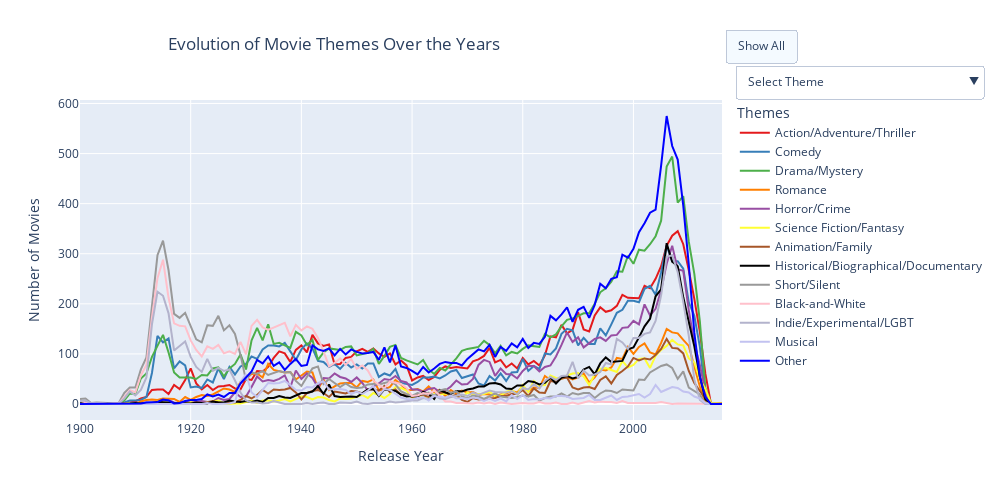

The cell this chart's notebook holds for it:
### Markdown cell above
#### Number of movies over the years

### Code cell
# Create an empty figure
fig = go.Figure()

# Add each theme as a trace
for theme in themes:
    if theme in theme_years_counts_pivot.columns:
        fig.add_trace(go.Scatter(
            x=theme_years_counts_pivot.index,  # x-axis is the release year
            y=theme_years_counts_pivot[theme],  # y-axis is the number of movies for each theme
            mode='lines',  # Use lines for the plot
            name=theme,  # Set the theme name for the legend
            line=dict(color=theme_colors.get(theme, 'gray')),  # Use color mapping for each theme
            hovertemplate='Year: %{x}<br>Number of Movies: %{y}<br>'  # Custom hover text
        ))

# Add buttons for hide/show functionality
visibility = [[True if i == idx else False for i in range(len(themes))]
              for idx in range(len(themes))]

# Define "Select Theme" button
select_theme_button = dict(
    label="Select Theme",  # Displayed as a label in the dropdown
    method=None,  # Non-interactive option
    args=[]  # No action associated with this
)

theme_buttons = [
    dict(
        label=theme,
        method="update",
        args=[
            {"visible": vis},  # Update visibility
            {"title": f"Evolution of {theme} Movies Over the Years"}  # Update title
        ]
    )
    for theme, vis in zip(themes, visibility)
]


# Combine "Select Theme" and theme-specific buttons
buttons = [select_theme_button] + theme_buttons

# Dropdown menu for individual themes
dropdown_menu = dict(
    type="dropdown",
    buttons=buttons,
    x=1.214,
    xanchor="center",
    y=1.11,
    yanchor="top",
)

# Button for "Show All" placed on the side
side_button = dict(
    type="buttons",
    buttons=[
        dict(
            label="Show All",
            method="update",
            args=[
                {"visible": [True] * len(themes)},
                {"title": "Evolution of Movie Themes Over the Years"}
            ]
        )
    ],
    x=1.005,  # Adjust position to place on the side
    xanchor="left",
    y=1.17,
    yanchor="middle",
)

# Update layout
fig.update_layout(
    updatemenus=[dropdown_menu, side_button],
    title={
        'text': 'Evolution of Movie Themes Over the Years',
        'x': 0.5,  # Center the title
        'xanchor': 'right'
    },
    title_x=0.5,
    barmode='stack',
    xaxis_title='Release Year',
    yaxis_title='Number of Movies',
    legend_title="Themes",
    height=500,
    width=1000,
)

# Show the interactive plot
fig.show()
fig.write_html('/Users/lilly-flore/Desktop/line_theme_year.html')

### Figure 1 — Plotly figure (JSON) as saved in the notebook; plotly's stock layout.template omitted (floating-point values rounded to 4 significant figures)
{"data": [{"hovertemplate": "Year: %{x}<br>Number of Movies: %{y}<br>", "line": {"color": "#e41a1c"}, "mode": "lines", "name": "Action/Adventure/Thriller", "type": "scatter", "x": [1900, 1901, 1902, 1903, 1905, 1906, 1907, 1908, 1909, 1910, 1911, 1912, 1913, 1914, 1915, 1916, 1917, 1918, 1919, 1920, 1921, 1922, 1923, 1924, 1925, 1926, 1927, 1928, 1929, 1930, 1931, 1932, 1933, 1934, 1935, 1936, 1937, 1938, 1939, 1940, 1941, 1942, 1943, 1944, 1945, 1946, 1947, 1948, 1949, 1950, 1951, 1952, 1953, 1954, 1955, 1956, 1957, 1958, 1959, 1960, 1961, 1962, 1963, 1964, 1965, 1966, 1967, 1968, 1969, 1970, 1971, 1972, 1973, 1974, 1975, 1976, 1977, 1978, 1979, 1980, 1981, 1982, 1983, 1984, 1985, 1986, 1987, 1988, 1989, 1990, 1991, 1992, 1993, 1994, 1995, 1996, 1997, 1998, 1999, 2000, 2001, 2002, 2003, 2004, 2005, 2006, 2007, 2008, 2009, 2010, 2011, 2012, 2013, 2014, 2015, 2016], "y": [0, 0, 0, 2, 0, 0, 0, 1, 3, 5, 11, 14, 28, 29, 29, 20, 38, 30, 48, 71, 41, 29, 38, 28, 35, 36, 38, 31, 29, 50, 48, 66, 65, 74, 92, 105, 101, 84, 108, 117, 103, 138, 121, 116, 119, 79, 80, 92, 94, 105, 110, 104, 111, 101, 94, 101, 79, 87, 77, 47, 53, 56, 48, 54, 68, 75, 72, 74, 73, 71, 85, 89, 96, 112, 83, 88, 73, 81, 71, 92, 79, 86, 77, 97, 135, 133, 158, 141, 148, 183, 149, 145, 177, 193, 184, 187, 196, 218, 212, 212, 211, 236, 231, 250, 275, 316, 336, 345, 319, 267, 210, 144, 60, 1, 2, 2]}, {"hovertemplate": "Year: %{x}<br>Number of Movies: %{y}<br>", "line": {"color": "#377eb8"}, "mode": "lines", "name": "Comedy", "type": "scatter", "x": [1900, 1901, 1902, 1903, 1905, 1906, 1907, 1908, 1909, 1910, 1911, 1912, 1913, 1914, 1915, 1916, 1917, 1918, 1919, 1920, 1921, 1922, 1923, 1924, 1925, 1926, 1927, 1928, 1929, 1930, 1931, 1932, 1933, 1934, 1935, 1936, 1937, 1938, 1939, 1940, 1941, 1942, 1943, 1944, 1945, 1946, 1947, 1948, 1949, 1950, 1951, 1952, 1953, 1954, 1955, 1956, 1957, 1958, 1959, 1960, 1961, 1962, 1963, 1964, 1965, 1966, 1967, 1968, 1969, 1970, 1971, 1972, 1973, 1974, 1975, 1976, 1977, 1978, 1979, 1980, 1981, 1982, 1983, 1984, 1985, 1986, 1987, 1988, 1989, 1990, 1991, 1992, 1993, 1994, 1995, 1996, 1997, 1998, 1999, 2000, 2001, 2002, 2003, 2004, 2005, 2006, 2007, 2008, 2009, 2010, 2011, 2012, 2013, 2014, 2015, 2016], "y": [2, 4, 0, 0, 0, 1, 0, 3, 7, 7, 8, 14, 62, 136, 123, 131, 71, 85, 77, 33, 35, 32, 49, 43, 71, 50, 74, 59, 75, 80, 95, 90, 109, 117, 117, 115, 122, 105, 88, 109, 121, 111, 86, 84, 74, 80, 70, 82, 73, 79, 71, 81, 81, 54, 61, 57, 70, 42, 40, 38, 44, 53, 53, 55, 51, 57, 65, 68, 52, 55, 59, 41, 37, 56, 47, 61, 46, 63, 64, 90, 66, 76, 70, 101, 99, 111, 140, 150, 147, 117, 132, 120, 120, 151, 137, 159, 182, 188, 206, 206, 203, 230, 236, 218, 263, 316, 285, 285, 270, 203, 176, 114, 19, 1, 0, 0]}, {"hovertemplate": "Year: %{x}<br>Number of Movies: %{y}<br>", "line": {"color": "#4daf4a"}, "mode": "lines", "name": "Drama/Mystery", "type": "scatter", "x": [1900, 1901, 1902, 1903, 1905, 1906, 1907, 1908, 1909, 1910, 1911, 1912, 1913, 1914, 1915, 1916, 1917, 1918, 1919, 1920, 1921, 1922, 1923, 1924, 1925, 1926, 1927, 1928, 1929, 1930, 1931, 1932, 1933, 1934, 1935, 1936, 1937, 1938, 1939, 1940, 1941, 1942, 1943, 1944, 1945, 1946, 1947, 1948, 1949, 1950, 1951, 1952, 1953, 1954, 1955, 1956, 1957, 1958, 1959, 1960, 1961, 1962, 1963, 1964, 1965, 1966, 1967, 1968, 1969, 1970, 1971, 1972, 1973, 1974, 1975, 1976, 1977, 1978, 1979, 1980, 1981, 1982, 1983, 1984, 1985, 1986, 1987, 1988, 1989, 1990, 1991, 1992, 1993, 1994, 1995, 1996, 1997, 1998, 1999, 2000, 2001, 2002, 2003, 2004, 2005, 2006, 2007, 2008, 2009, 2010, 2011, 2012, 2013, 2014, 2015, 2016], "y": [0, 1, 0, 0, 0, 1, 0, 7, 21, 20, 51, 61, 94, 116, 138, 103, 63, 53, 53, 53, 50, 58, 57, 71, 73, 55, 71, 80, 99, 69, 127, 152, 127, 159, 120, 122, 117, 112, 144, 137, 118, 128, 88, 103, 111, 109, 108, 114, 115, 97, 100, 102, 110, 80, 96, 114, 118, 92, 87, 83, 79, 88, 69, 60, 72, 67, 78, 91, 106, 110, 112, 114, 126, 118, 101, 116, 97, 104, 101, 110, 117, 115, 114, 140, 133, 139, 155, 168, 171, 176, 181, 181, 200, 223, 231, 244, 265, 264, 296, 280, 308, 306, 319, 335, 366, 474, 494, 402, 415, 324, 260, 165, 32, 2, 0, 0]}, {"hovertemplate": "Year: %{x}<br>Number of Movies: %{y}<br>", "line": {"color": "#ff7f00"}, "mode": "lines", "name": "Romance", "type": "scatter", "x": [1900, 1901, 1902, 1903, 1905, 1906, 1907, 1908, 1909, 1910, 1911, 1912, 1913, 1914, 1915, 1916, 1917, 1918, 1919, 1920, 1921, 1922, 1923, 1924, 1925, 1926, 1927, 1928, 1929, 1930, 1931, 1932, 1933, 1934, 1935, 1936, 1937, 1938, 1939, 1940, 1941, 1942, 1943, 1944, 1945, 1946, 1947, 1948, 1949, 1950, 1951, 1952, 1953, 1954, 1955, 1956, 1957, 1958, 1959, 1960, 1961, 1962, 1963, 1964, 1965, 1966, 1967, 1968, 1969, 1970, 1971, 1972, 1973, 1974, 1975, 1976, 1977, 1978, 1979, 1980, 1981, 1982, 1983, 1984, 1985, 1986, 1987, 1988, 1989, 1990, 1991, 1992, 1993, 1994, 1995, 1996, 1997, 1998, 1999, 2000, 2001, 2002, 2003, 2004, 2005, 2006, 2007, 2008, 2009, 2010, 2011, 2012, 2013, 2014, 2015, 2016], "y": [0, 0, 0, 0, 0, 0, 0, 1, 2, 0, 5, 8, 9, 8, 11, 10, 10, 4, 14, 8, 14, 18, 16, 19, 25, 31, 29, 24, 44, 51, 60, 61, 53, 80, 68, 65, 63, 64, 49, 57, 65, 63, 30, 49, 28, 35, 41, 42, 42, 33, 46, 44, 49, 27, 29, 34, 48, 39, 28, 28, 30, 25, 35, 24, 28, 16, 28, 21, 27, 23, 24, 18, 20, 19, 15, 19, 21, 26, 23, 35, 25, 33, 32, 56, 48, 48, 51, 54, 49, 53, 61, 43, 53, 69, 67, 73, 92, 90, 114, 100, 114, 121, 103, 99, 122, 150, 143, 141, 128, 116, 75, 35, 2, 0, 0, 1]}, {"hovertemplate": "Year: %{x}<br>Number of Movies: %{y}<br>", "line": {"color": "#984ea3"}, "mode": "lines", "name": "Horror/Crime", "type": "scatter", "x": [1900, 1901, 1902, 1903, 1905, 1906, 1907, 1908, 1909, 1910, 1911, 1912, 1913, 1914, 1915, 1916, 1917, 1918, 1919, 1920, 1921, 1922, 1923, 1924, 1925, 1926, 1927, 1928, 1929, 1930, 1931, 1932, 1933, 1934, 1935, 1936, 1937, 1938, 1939, 1940, 1941, 1942, 1943, 1944, 1945, 1946, 1947, 1948, 1949, 1950, 1951, 1952, 1953, 1954, 1955, 1956, 1957, 1958, 1959, 1960, 1961, 1962, 1963, 1964, 1965, 1966, 1967, 1968, 1969, 1970, 1971, 1972, 1973, 1974, 1975, 1976, 1977, 1978, 1979, 1980, 1981, 1982, 1983, 1984, 1985, 1986, 1987, 1988, 1989, 1990, 1991, 1992, 1993, 1994, 1995, 1996, 1997, 1998, 1999, 2000, 2001, 2002, 2003, 2004, 2005, 2006, 2007, 2008, 2009, 2010, 2011, 2012, 2013, 2014, 2015, 2016], "y": [0, 0, 0, 0, 0, 1, 0, 2, 1, 1, 0, 3, 2, 3, 8, 8, 3, 1, 4, 6, 4, 6, 4, 5, 12, 8, 10, 23, 14, 15, 34, 55, 45, 48, 46, 50, 57, 33, 67, 50, 61, 52, 33, 52, 51, 61, 54, 51, 44, 53, 42, 27, 35, 41, 50, 48, 56, 46, 43, 29, 29, 24, 30, 32, 24, 27, 35, 47, 39, 40, 50, 78, 88, 84, 56, 71, 60, 59, 51, 66, 76, 76, 65, 74, 77, 95, 118, 143, 124, 133, 113, 121, 130, 133, 126, 137, 138, 152, 153, 166, 159, 199, 177, 190, 227, 280, 316, 269, 266, 187, 122, 78, 24, 0, 1, 1]}, {"hovertemplate": "Year: %{x}<br>Number of Movies: %{y}<br>", "line": {"color": "#ffff33"}, "mode": "lines", "name": "Science Fiction/Fantasy", "type": "scatter", "x": [1900, 1901, 1902, 1903, 1905, 1906, 1907, 1908, 1909, 1910, 1911, 1912, 1913, 1914, 1915, 1916, 1917, 1918, 1919, 1920, 1921, 1922, 1923, 1924, 1925, 1926, 1927, 1928, 1929, 1930, 1931, 1932, 1933, 1934, 1935, 1936, 1937, 1938, 1939, 1940, 1941, 1942, 1943, 1944, 1945, 1946, 1947, 1948, 1949, 1950, 1951, 1952, 1953, 1954, 1955, 1956, 1957, 1958, 1959, 1960, 1961, 1962, 1963, 1964, 1965, 1966, 1967, 1968, 1969, 1970, 1971, 1972, 1973, 1974, 1975, 1976, 1977, 1978, 1979, 1980, 1981, 1982, 1983, 1984, 1985, 1986, 1987, 1988, 1989, 1990, 1991, 1992, 1993, 1994, 1995, 1996, 1997, 1998, 1999, 2000, 2001, 2002, 2003, 2004, 2005, 2006, 2007, 2008, 2009, 2010, 2011, 2012, 2013, 2014, 2015, 2016], "y": [0, 0, 0, 0, 1, 0, 0, 1, 2, 2, 0, 1, 1, 5, 2, 4, 1, 1, 0, 4, 1, 1, 3, 4, 7, 1, 0, 1, 1, 4, 7, 2, 7, 7, 5, 7, 10, 5, 10, 15, 14, 9, 14, 13, 8, 5, 11, 10, 11, 14, 18, 12, 22, 18, 12, 20, 34, 32, 27, 13, 16, 15, 10, 20, 19, 21, 15, 15, 12, 23, 17, 20, 20, 25, 15, 17, 24, 28, 19, 38, 24, 46, 37, 38, 57, 52, 50, 57, 61, 62, 55, 38, 59, 70, 72, 68, 64, 86, 73, 78, 90, 91, 72, 96, 108, 116, 128, 119, 117, 91, 83, 49, 30, 2, 2, 1]}, {"hovertemplate": "Year: %{x}<br>Number of Movies: %{y}<br>", "line": {"color": "#a65628"}, "mode": "lines", "name": "Animation/Family", "type": "scatter", "x": [1900, 1901, 1902, 1903, 1905, 1906, 1907, 1908, 1909, 1910, 1911, 1912, 1913, 1914, 1915, 1916, 1917, 1918, 1919, 1920, 1921, 1922, 1923, 1924, 1925, 1926, 1927, 1928, 1929, 1930, 1931, 1932, 1933, 1934, 1935, 1936, 1937, 1938, 1939, 1940, 1941, 1942, 1943, 1944, 1945, 1946, 1947, 1948, 1949, 1950, 1951, 1952, 1953, 1954, 1955, 1956, 1957, 1958, 1959, 1960, 1961, 1962, 1963, 1964, 1965, 1966, 1967, 1968, 1969, 1970, 1971, 1972, 1973, 1974, 1975, 1976, 1977, 1978, 1979, 1980, 1981, 1982, 1983, 1984, 1985, 1986, 1987, 1988, 1989, 1990, 1991, 1992, 1993, 1994, 1995, 1996, 1997, 1998, 1999, 2000, 2001, 2002, 2003, 2004, 2005, 2006, 2007, 2008, 2009, 2010, 2011, 2012, 2013, 2014, 2015, 2016], "y": [0, 0, 1, 0, 1, 1, 0, 0, 0, 0, 0, 1, 0, 3, 1, 0, 0, 0, 0, 1, 1, 2, 3, 6, 3, 2, 4, 3, 8, 16, 11, 18, 28, 21, 29, 28, 29, 32, 23, 9, 22, 26, 28, 22, 14, 25, 23, 21, 26, 25, 21, 29, 29, 27, 36, 24, 29, 18, 19, 14, 18, 18, 14, 15, 22, 24, 15, 18, 8, 4, 12, 9, 10, 11, 12, 16, 16, 20, 20, 28, 16, 31, 23, 22, 46, 44, 51, 53, 33, 29, 33, 34, 30, 48, 55, 41, 58, 66, 75, 92, 87, 91, 89, 98, 110, 130, 112, 111, 101, 66, 42, 26, 11, 0, 0, 0]}, {"hovertemplate": "Year: %{x}<br>Number of Movies: %{y}<br>", "line": {"color": "#000000"}, "mode": "lines", "name": "Historical/Biographical/Documentary", "type": "scatter", "x": [1900, 1901, 1902, 1903, 1905, 1906, 1907, 1908, 1909, 1910, 1911, 1912, 1913, 1914, 1915, 1916, 1917, 1918, 1919, 1920, 1921, 1922, 1923, 1924, 1925, 1926, 1927, 1928, 1929, 1930, 1931, 1932, 1933, 1934, 1935, 1936, 1937, 1938, 1939, 1940, 1941, 1942, 1943, 1944, 1945, 1946, 1947, 1948, 1949, 1950, 1951, 1952, 1953, 1954, 1955, 1956, 1957, 1958, 1959, 1960, 1961, 1962, 1963, 1964, 1965, 1966, 1967, 1968, 1969, 1970, 1971, 1972, 1973, 1974, 1975, 1976, 1977, 1978, 1979, 1980, 1981, 1982, 1983, 1984, 1985, 1986, 1987, 1988, 1989, 1990, 1991, 1992, 1993, 1994, 1995, 1996, 1997, 1998, 1999, 2000, 2001, 2002, 2003, 2004, 2005, 2006, 2007, 2008, 2009, 2010, 2011, 2012, 2013, 2014, 2015, 2016], "y": [1, 5, 0, 0, 0, 0, 0, 0, 1, 2, 1, 2, 2, 4, 4, 3, 2, 2, 1, 1, 3, 2, 1, 5, 3, 3, 7, 5, 4, 6, 4, 7, 4, 12, 12, 16, 13, 12, 17, 22, 22, 25, 36, 20, 39, 16, 14, 15, 15, 14, 22, 29, 30, 16, 29, 27, 26, 19, 15, 16, 14, 24, 20, 10, 28, 23, 20, 26, 25, 29, 31, 35, 35, 41, 42, 39, 31, 30, 37, 37, 46, 44, 39, 42, 53, 41, 53, 56, 51, 54, 69, 74, 59, 81, 93, 84, 85, 86, 109, 113, 133, 155, 170, 215, 229, 321, 284, 275, 213, 163, 115, 55, 9, 0, 0, 0]}, {"hovertemplate": "Year: %{x}<br>Number of Movies: %{y}<br>", "line": {"color": "#999999"}, "mode": "lines", "name": "Short/Silent", "type": "scatter", "x": [1900, 1901, 1902, 1903, 1905, 1906, 1907, 1908, 1909, 1910, 1911, 1912, 1913, 1914, 1915, 1916, 1917, 1918, 1919, 1920, 1921, 1922, 1923, 1924, 1925, 1926, 1927, 1928, 1929, 1930, 1931, 1932, 1933, 1934, 1935, 1936, 1937, 1938, 1939, 1940, 1941, 1942, 1943, 1944, 1945, 1946, 1947, 1948, 1949, 1950, 1951, 1952, 1953, 1954, 1955, 1956, 1957, 1958, 1959, 1960, 1961, 1962, 1963, 1964, 1965, 1966, 1967, 1968, 1969, 1970, 1971, 1972, 1973, 1974, 1975, 1976, 1977, 1978, 1979, 1980, 1981, 1982, 1983, 1984, 1985, 1986, 1987, 1988, 1989, 1990, 1991, 1992, 1993, 1994, 1995, 1996, 1997, 1998, 1999, 2000, 2001, 2002, 2003, 2004, 2005, 2006, 2007, 2008, 2009, 2010, 2011, 2012, 2013, 2014, 2015, 2016], "y": [10, 11, 2, 3, 2, 2, 2, 22, 33, 33, 69, 93, 200, 297, 326, 267, 180, 172, 182, 155, 129, 123, 157, 156, 176, 147, 157, 140, 98, 47, 63, 60, 66, 58, 62, 66, 63, 64, 46, 36, 54, 71, 75, 40, 50, 42, 34, 41, 34, 32, 33, 39, 40, 39, 42, 45, 39, 25, 20, 16, 22, 19, 23, 17, 27, 30, 22, 25, 15, 11, 17, 15, 10, 16, 21, 15, 14, 12, 14, 17, 15, 18, 7, 12, 15, 15, 21, 15, 22, 19, 22, 22, 12, 21, 27, 26, 22, 29, 28, 27, 49, 48, 63, 70, 76, 79, 72, 50, 65, 33, 26, 19, 0, 0, 0, 0]}, {"hovertemplate": "Year: %{x}<br>Number of Movies: %{y}<br>", "line": {"color": "pink"}, "mode": "lines", "name": "Black-and-White", "type": "scatter", "x": [1900, 1901, 1902, 1903, 1905, 1906, 1907, 1908, 1909, 1910, 1911, 1912, 1913, 1914, 1915, 1916, 1917, 1918, 1919, 1920, 1921, 1922, 1923, 1924, 1925, 1926, 1927, 1928, 1929, 1930, 1931, 1932, 1933, 1934, 1935, 1936, 1937, 1938, 1939, 1940, 1941, 1942, 1943, 1944, 1945, 1946, 1947, 1948, 1949, 1950, 1951, 1952, 1953, 1954, 1955, 1956, 1957, 1958, 1959, 1960, 1961, 1962, 1963, 1964, 1965, 1966, 1967, 1968, 1969, 1970, 1971, 1972, 1973, 1974, 1975, 1976, 1977, 1978, 1979, 1980, 1981, 1982, 1983, 1984, 1985, 1986, 1987, 1988, 1989, 1990, 1991, 1992, 1993, 1994, 1995, 1996, 1997, 1998, 1999, 2000, 2001, 2002, 2003, 2004, 2005, 2006, 2007, 2008, 2009, 2010, 2011, 2012, 2013, 2014, 2015, 2016], "y": [6, 4, 1, 2, 0, 1, 1, 14, 28, 23, 57, 78, 173, 251, 288, 212, 161, 156, 155, 127, 108, 95, 115, 110, 118, 101, 105, 100, 124, 99, 156, 168, 153, 148, 153, 157, 162, 135, 158, 147, 155, 150, 132, 105, 75, 82, 91, 78, 90, 70, 77, 67, 47, 38, 31, 45, 42, 40, 32, 16, 17, 22, 20, 27, 17, 5, 5, 2, 2, 2, 1, 3, 1, 3, 0, 3, 2, 0, 1, 2, 1, 1, 4, 1, 1, 3, 0, 0, 3, 0, 3, 6, 3, 5, 4, 4, 2, 6, 2, 2, 3, 2, 3, 2, 4, 2, 0, 1, 1, 0, 0, 1, 0, 0, 0, 0]}, {"hovertemplate": "Year: %{x}<br>Number of Movies: %{y}<br>", "line": {"color": "#b3b3cc"}, "mode": "lines", "name": "Indie/Experimental/LGBT", "type": "scatter", "x": [1900, 1901, 1902, 1903, 1905, 1906, 1907, 1908, 1909, 1910, 1911, 1912, 1913, 1914, 1915, 1916, 1917, 1918, 1919, 1920, 1921, 1922, 1923, 1924, 1925, 1926, 1927, 1928, 1929, 1930, 1931, 1932, 1933, 1934, 1935, 1936, 1937, 1938, 1939, 1940, 1941, 1942, 1943, 1944, 1945, 1946, 1947, 1948, 1949, 1950, 1951, 1952, 1953, 1954, 1955, 1956, 1957, 1958, 1959, 1960, 1961, 1962, 1963, 1964, 1965, 1966, 1967, 1968, 1969, 1970, 1971, 1972, 1973, 1974, 1975, 1976, 1977, 1978, 1979, 1980, 1981, 1982, 1983, 1984, 1985, 1986, 1987, 1988, 1989, 1990, 1991, 1992, 1993, 1994, 1995, 1996, 1997, 1998, 1999, 2000, 2001, 2002, 2003, 2004, 2005, 2006, 2007, 2008, 2009, 2010, 2011, 2012, 2013, 2014, 2015, 2016], "y": [6, 7, 1, 2, 0, 1, 1, 11, 25, 17, 28, 53, 159, 224, 216, 181, 107, 116, 125, 94, 74, 64, 90, 66, 72, 66, 69, 47, 23, 7, 3, 3, 1, 2, 6, 3, 0, 0, 0, 0, 2, 0, 2, 3, 0, 0, 3, 3, 2, 5, 1, 0, 2, 2, 2, 5, 3, 4, 6, 7, 7, 12, 10, 17, 11, 10, 14, 16, 19, 16, 23, 18, 22, 27, 24, 23, 23, 26, 19, 32, 29, 40, 31, 46, 54, 48, 56, 57, 84, 51, 67, 57, 59, 64, 82, 79, 130, 123, 110, 132, 132, 140, 143, 166, 217, 294, 297, 263, 204, 136, 49, 8, 0, 0, 0, 0]}, {"hovertemplate": "Year: %{x}<br>Number of Movies: %{y}<br>", "line": {"color": "#c2c2f0"}, "mode": "lines", "name": "Musical", "type": "scatter", "x": [1900, 1901, 1902, 1903, 1905, 1906, 1907, 1908, 1909, 1910, 1911, 1912, 1913, 1914, 1915, 1916, 1917, 1918, 1919, 1920, 1921, 1922, 1923, 1924, 1925, 1926, 1927, 1928, 1929, 1930, 1931, 1932, 1933, 1934, 1935, 1936, 1937, 1938, 1939, 1940, 1941, 1942, 1943, 1944, 1945, 1946, 1947, 1948, 1949, 1950, 1951, 1952, 1953, 1954, 1955, 1956, 1957, 1958, 1959, 1960, 1961, 1962, 1963, 1964, 1965, 1966, 1967, 1968, 1969, 1970, 1971, 1972, 1973, 1974, 1975, 1976, 1977, 1978, 1979, 1980, 1981, 1982, 1983, 1984, 1985, 1986, 1987, 1988, 1989, 1990, 1991, 1992, 1993, 1994, 1995, 1996, 1997, 1998, 1999, 2000, 2001, 2002, 2003, 2004, 2005, 2006, 2007, 2008, 2009, 2010, 2011, 2012, 2013, 2014, 2015, 2016], "y": [0, 0, 0, 0, 0, 0, 0, 0, 0, 0, 0, 1, 0, 0, 0, 0, 0, 0, 0, 0, 0, 0, 2, 0, 0, 0, 1, 4, 44, 60, 23, 14, 29, 42, 41, 42, 46, 38, 28, 27, 34, 33, 42, 45, 29, 30, 30, 28, 20, 25, 20, 27, 36, 18, 30, 28, 21, 13, 10, 9, 12, 14, 7, 16, 14, 13, 17, 11, 12, 10, 13, 11, 6, 11, 6, 11, 5, 18, 10, 18, 8, 10, 9, 12, 11, 16, 16, 15, 10, 11, 12, 18, 8, 8, 12, 17, 8, 14, 15, 17, 20, 13, 20, 38, 24, 29, 34, 32, 25, 23, 15, 11, 2, 0, 0, 0]}, {"hovertemplate": "Year: %{x}<br>Number of Movies: %{y}<br>", "line": {"color": "blue"}, "mode": "lines", "name": "Other", "type": "scatter", "x": [1900, 1901, 1902, 1903, 1905, 1906, 1907, 1908, 1909, 1910, 1911, 1912, 1913, 1914, 1915, 1916, 1917, 1918, 1919, 1920, 1921, 1922, 1923, 1924, 1925, 1926, 1927, 1928, 1929, 1930, 1931, 1932, 1933, 1934, 1935, 1936, 1937, 1938, 1939, 1940, 1941, 1942, 1943, 1944, 1945, 1946, 1947, 1948, 1949, 1950, 1951, 1952, 1953, 1954, 1955, 1956, 1957, 1958, 1959, 1960, 1961, 1962, 1963, 1964, 1965, 1966, 1967, 1968, 1969, 1970, 1971, 1972, 1973, 1974, 1975, 1976, 1977, 1978, 1979, 1980, 1981, 1982, 1983, 1984, 1985, 1986, 1987, 1988, 1989, 1990, 1991, 1992, 1993, 1994, 1995, 1996, 1997, 1998, 1999, 2000, 2001, 2002, 2003, 2004, 2005, 2006, 2007, 2008, 2009, 2010, 2011, 2012, 2013, 2014, 2015, 2016], "y": [0, 0, 0, 0, 1, 0, 0, 1, 1, 1, 1, 3, 3, 4, 9, 7, 1, 2, 6, 8, 8, 10, 19, 15, 19, 14, 22, 22, 41, 54, 65, 88, 81, 95, 76, 83, 68, 80, 90, 76, 78, 117, 109, 106, 111, 97, 110, 99, 109, 104, 101, 102, 104, 88, 113, 83, 117, 75, 72, 66, 59, 74, 63, 71, 80, 84, 82, 82, 77, 90, 99, 109, 105, 118, 94, 114, 106, 121, 113, 130, 112, 122, 120, 134, 176, 167, 179, 193, 164, 188, 194, 172, 198, 240, 231, 250, 253, 298, 292, 310, 343, 361, 382, 388, 476, 575, 515, 488, 396, 278, 142, 54, 14, 0, 0, 0]}], "layout": {"barmode": "stack", "height": 500, "legend": {"title": {"text": "Themes"}}, "title": {"text": "Evolution of Movie Themes Over the Years", "x": 0.5, "xanchor": "right"}, "updatemenus": [{"buttons": [{"args": [], "label": "Select Theme"}, {"args": [{"visible": [true, false, false, false, false, false, false, false, false, false, false, false, false]}, {"title": "Evolution of Action/Adventure/Thriller Movies Over the Years"}], "label": "Action/Adventure/Thriller", "method": "update"}, {"args": [{"visible": [false, true, false, false, false, false, false, false, false, false, false, false, false]}, {"title": "Evolution of Comedy Movies Over the Years"}], "label": "Comedy", "method": "update"}, {"args": [{"visible": [false, false, true, false, false, false, false, false, false, false, false, false, false]}, {"title": "Evolution of Drama/Mystery Movies Over the Years"}], "label": "Drama/Mystery", "method": "update"}, {"args": [{"visible": [false, false, false, true, false, false, false, false, false, false, false, false, false]}, {"title": "Evolution of Romance Movies Over the Years"}], "label": "Romance", "method": "update"}, {"args": [{"visible": [false, false, false, false, true, false, false, false, false, false, false, false, false]}, {"title": "Evolution of Horror/Crime Movies Over the Years"}], "label": "Horror/Crime", "method": "update"}, {"args": [{"visible": [false, false, false, false, false, true, false, false, false, false, false, false, false]}, {"title": "Evolution of Science Fiction/Fantasy Movies Over the Years"}], "label": "Science Fiction/Fantasy", "method": "update"}, {"args": [{"visible": [false, false, false, false, false, false, true, false, false, false, false, false, false]}, {"title": "Evolution of Animation/Family Movies Over the Years"}], "label": "Animation/Family", "method": "update"}, {"args": [{"visible": [false, false, false, false, false, false, false, true, false, false, false, false, false]}, {"title": "Evolution of Historical/Biographical/Documentary Movies Over the Years"}], "label": "Historical/Biographical/Documentary", "method": "update"}, {"args": [{"visible": [false, false, false, false, false, false, false, false, true, false, false, false, false]}, {"title": "Evolution of Short/Silent Movies Over the Years"}], "label": "Short/Silent", "method": "update"}, {"args": [{"visible": [false, false, false, false, false, false, false, false, false, true, false, false, false]}, {"title": "Evolution of Black-and-White Movies Over the Years"}], "label": "Black-and-White", "method": "update"}, {"args": [{"visible": [false, false, false, false, false, false, false, false, false, false, true, false, false]}, {"title": "Evolution of Indie/Experimental/LGBT Movies Over the Years"}], "label": "Indie/Experimental/LGBT", "method": "update"}, {"args": [{"visible": [false, false, false, false, false, false, false, false, false, false, false, true, false]}, {"title": "Evolution of Musical Movies Over the Years"}], "label": "Musical", "method": "update"}, {"args": [{"visible": [false, false, false, false, false, false, false, false, false, false, false, false, true]}, {"title": "Evolution of Other Movies Over the Years"}], "label": "Other", "method": "update"}], "type": "dropdown", "x": 1.214, "xanchor": "center", "y": 1.11, "yanchor": "top"}, {"buttons": [{"args": [{"visible": [true, true, true, true, true, true, true, true, true, true, true, true, true]}, {"title": "Evolution of Movie Themes Over the Years"}], "label": "Show All", "method": "update"}], "type": "buttons", "x": 1.005, "xanchor": "left", "y": 1.17, "yanchor": "middle"}], "width": 1000, "xaxis": {"title": {"text": "Release Year"}}, "yaxis": {"title": {"text": "Number of Movies"}}}}
